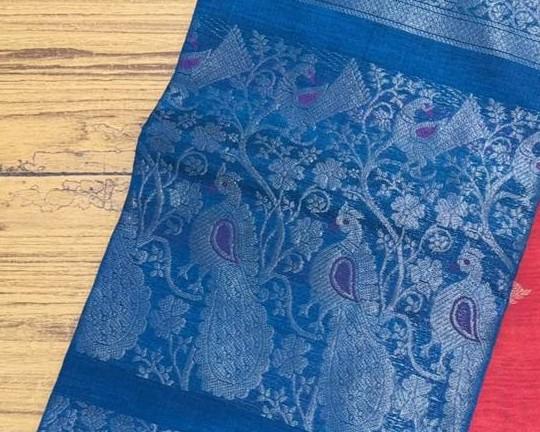
#> input picture assets/images/detail-coral-pallu.jpg, 540 x 432 px, given in place of 1.webp, which was not available
$ python prepare-assets.py ../assets/images/detail-coral-pallu.jpg
#> lines starting #> are read from the running program, lines starting #| are printed output that depends on the picture; pictures that were not available may be replaced by others from this repository, and a replacement may not be noted
"""Prepare site images from the supplied source files.

Only crops and resizes. No recolouring, retouching or regeneration, so the
sarees and the logo appear exactly as photographed / supplied.

Usage:
    python3 scripts/prepare-assets.py <source-dir>

<source-dir> must contain:
    1.webp  approved homepage mockup (used ONLY for temporary energy imagery)
    (2.jpg–5.jpg, the saree photos, are used by scripts/make-storefront.py)
The original logo is read from public/brand/anaadi-ecofutures-logo-original.png.
"""

import sys
from pathlib import Path

from PIL import Image

ROOT = Path(__file__).resolve().parent.parent
OUT = ROOT / "assets" / "images"

# (source file, output name, crop box (left, top, right, bottom))
# Saree images are produced by scripts/make-storefront.py.
SAREE_CROPS: list = []

# TEMPORARY: concept imagery cropped from the approved mockup. Replace with
# approved photographs before launch (see README, "Assets to replace").
MOCKUP_CROPS = [
    ("temp-energy-hero.jpg", (432, 133, 747, 492)),
    ("temp-energy-card.jpg", (35, 814, 435, 1121)),
    # Draped ivory fabric with green/gold border (homepage hero). Its top-left
    # ~60% x 65% sits behind the main hero image, matching the mockup.
    ("temp-fabric-hero.jpg", (573, 290, 865, 623)),
    # Folded ivory fabrics with green/gold borders (homepage Vastras card).
    ("temp-fabric-card.jpg", (462, 814, 865, 1121)),
]

# Original logo: crop away the empty padding only.
LOGO_CROP = (190, 345, 998, 835)


def save_jpeg(img: Image.Image, path: Path) -> None:
    img.convert("RGB").save(path, "JPEG", quality=90, optimize=True, progressive=True)
    print(f"wrote {path.relative_to(ROOT)} {img.size[0]}x{img.size[1]}")


def main() -> None:
    if len(sys.argv) != 2:
        sys.exit(__doc__)
    src = Path(sys.argv[1])
    OUT.mkdir(parents=True, exist_ok=True)

    for name, out, box in SAREE_CROPS:
        save_jpeg(Image.open(src / name).crop(box), OUT / out)

    mockup = Image.open(src / "1.webp")
#> mockup is the input picture: PIL image 540x432 RGB; mean R, G, B 95.7, 119.1, 149.5
    for out, box in MOCKUP_CROPS:
        save_jpeg(mockup.crop(box), OUT / out)
#> this loop made 4 passes
#> pass 1, in save_jpeg, `img.convert("RGB").save(path, "JPEG", quality=90, optimize=True, progr..`:
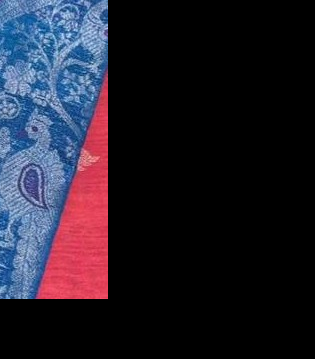
#> saved as temp-energy-hero.jpg: PIL image 315x359 RGB; mean R, G, B 33.3, 30.1, 42.1

    logo = Image.open(ROOT / "public/brand/anaadi-ecofutures-logo-original.png")
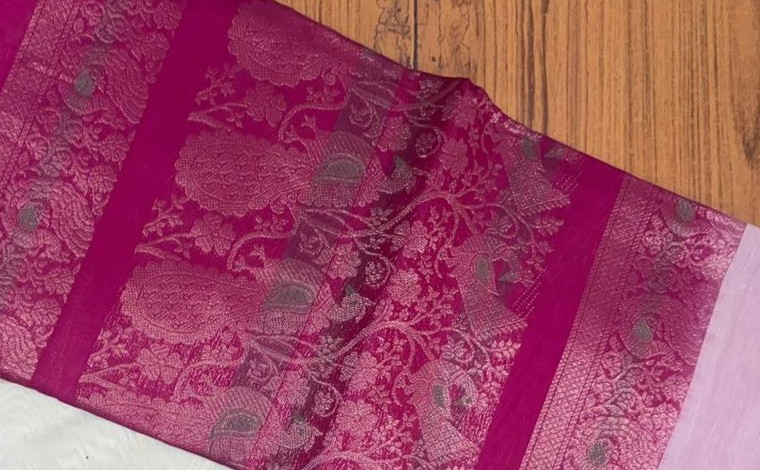
#> input picture assets/images/detail-ivory-pallu.jpg, 760 x 470 px, given in place of anaadi-ecofutures-logo-original.png, which was not available
#> logo is the input picture: PIL image 760x470 RGB; mean R, G, B 157.6, 69.4, 98.3
    cropped = logo.crop(LOGO_CROP)
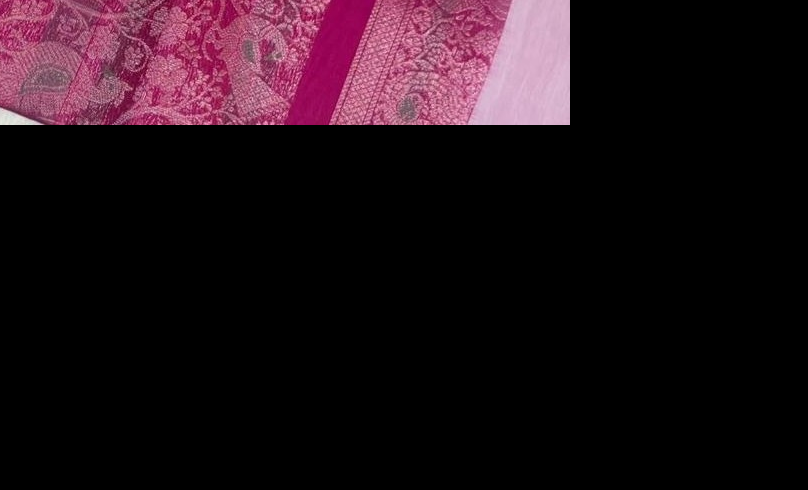
#> cropped: PIL image 808x490 RGB; mean R, G, B 31.4, 15.8, 22.7
    cropped.save(OUT / "logo.png", optimize=True)
    print(f"wrote assets/images/logo.png {cropped.size[0]}x{cropped.size[1]}")
#| wrote assets/images/logo.png 808x490


if __name__ == "__main__":
    main()
